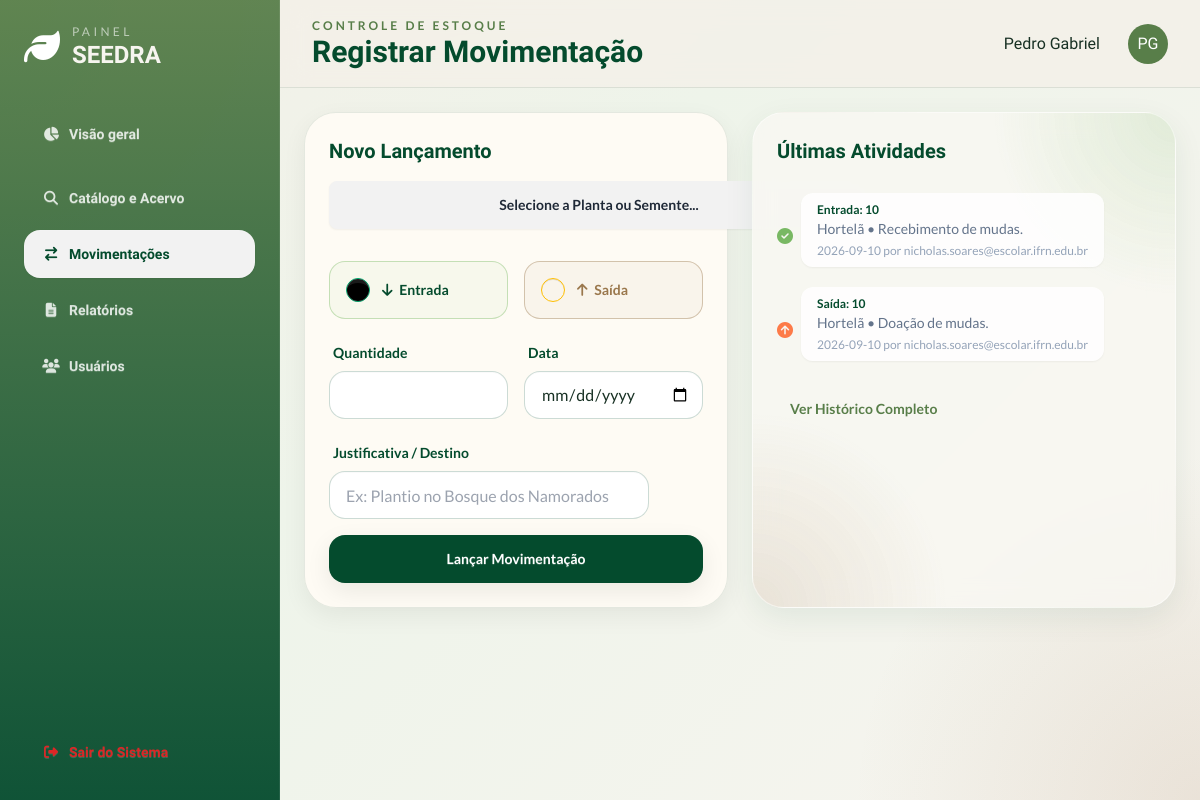
/movimentacao/ (signed in), run on the app's committed database.
### models.py (models this page shows, shortened)
class Usuarios(db.Model, UserMixin):
    __tablename__ = 'usuarios'
    id = db.Column(db.Integer, primary_key = True)
    nome = db.Column(db.String(50), nullable = False)
    email = db.Column(db.String(50), nullable = False, unique = True)
    senha = db.Column(db.String(), nullable = False)
    usuario_instituicoes = db.relationship('UsuarioInstituicoes', back_populates = 'usuarios')

class Movimentacao(db.Model):
    __tablename__='movimentacao'
    id = db.Column(db.Integer, primary_key = True)
    id_item = db.Column(db.Integer, db.ForeignKey("items.id"), nullable = False)
    data_move = db.Column(db.Date, nullable = False)
    Typ = db.Column(db.String(10), nullable = False)
    quantidade = db.Column(db.Integer, nullable = False)
    justificativa = db.Column(db.Text, nullable = False)
    operador = db.Column(db.String(40), nullable = False)
    item = db.relationship('Item', back_populates = 'movimentacoes', lazy = True)

class Item(db.Model):
    __tablename__= 'items'
    id = db.Column(db.Integer, primary_key = True)
    nome = db.Column(db.String(50), nullable = False, unique = True)
    quantidade = db.Column(db.Integer, nullable = False, default = 0)
    n_cientifico = db.Column(db.String(50), nullable = False , unique = True)
    categoria = db.Column(db.String(20), nullable = False)
    deficit_limit = db.Column(db.Integer, nullable = False, default = 0)
    obs = db.Column(db.Text)
    data_cadastro = db.Column(db.Date, nullable = False)
    movimentacoes = db.relationship('Movimentacao', back_populates = 'item', lazy = True)

### controllers/movimentacoes.py (the view, shortened to what this page needs)
@bp_movimentacao.route('/', methods = ['GET', 'POST'])
@login_required
def movimentacao():
    itens = Item.query.order_by(Item.nome).all()
    movimentacoes = Movimentacao.query.all()
    if movimentacoes:
        return render_template('movimentacao.html',itens=itens, movimentacoes=movimentacoes)
    else:
       flash("Nenhuma movimentação encontrada!")
       return render_template('movimentacao.html',itens=itens)

### app.py (called while the page is built)
@login_manager.user_loader
def load_user(user_id):
    return Usuarios.query.get(int(user_id))

### controllers/login.py (called while the page is built)
def login_required(f):
  @wraps(f)
  def decorated_function(*args, **kwargs):
      if 'usuarios_id' not in session:
         flash("Faça login primeiro!", 'erro')
         return redirect(url_for('login.login'))
      return f(*args, **kwargs)
  return decorated_function

### templates/movimentacao.html (shortened to what this page needs)
{% extends 'base.html' %}
{% set page_id = 'movimentacoes'%}
{% block header_subtitle %}Controle de Estoque{% endblock %}
{% block header_title %}Registrar Movimentação{% endblock %}
{% block content %}
<div class="grid grid-cols-1 lg:grid-cols-2 gap-6">
    <div class="soft-card rounded-[2rem] p-6 self-start">
        <h3 class="text-xl font-extrabold text-seedra-leafDark mb-4">Novo Lançamento</h3>
        <form action="{{ url_for('movimentacao.movimentacao') }}" method="POST" class="space-y-4 font-lato">
            <div class="relative inline-block w-[540px]">
                <button id="btn_lista_planta" type="button" class="btn w-full">
                    <span id="span_planta">Selecione a Planta ou Semente...</span>
                </button>
            </div>
            <div class="grid grid-cols-2 gap-4 my-4">
                <label class="label cursor-pointer justify-start gap-3 p-4 rounded-2xl border border-seedra-leafLight/40 bg-seedra-leafLight/5 hover:bg-seedra-leafLight/10 transition">
                    <input type="radio" name="tipo_mov" value="Entrada" class="radio radio-success" checked/>
                    <span class="label-text font-bold text-seedra-leafDark"><i class="fa-solid fa-arrow-down mr-1"></i> Entrada</span>
                </label>
                <label class="label cursor-pointer justify-start gap-3 p-4 rounded-2xl border border-seedra-seedBrown/40 bg-seedra-seedBrown/5 hover:bg-seedra-seedBrown/10 transition">
                    <input type="radio" name="tipo_mov" value="Saída" class="radio radio-warning" />
                    <span class="label-text font-bold text-seedra-seedBrown"><i class="fa-solid fa-arrow-up mr-1"></i> Saída</span>
                </label>
            </div>
            <div class="grid grid-cols-2 gap-4">
                <div class="form-control">
                    <label class="label"><span class="label-text font-bold text-seedra-leafDark">Quantidade</span></label>
                    <input type="number" name="quantidade" class="input input-bordered rounded-2xl bg-white border-seedra-leafDark/20" required />
                </div>
                <div class="form-control">
                    <label class="label"><span class="label-text font-bold text-seedra-leafDark">Data</span></label>
                    <input type="date" name="data_move" class="input input-bordered rounded-2xl bg-white border-seedra-leafDark/20" required />
                </div>
            </div>
            <div class="form-control">
                <label class="label"><span class="label-text font-bold text-seedra-leafDark">Justificativa / Destino</span></label>
                <input type="text" name="justificativa" class="input input-bordered rounded-2xl bg-white border-seedra-leafDark/20" placeholder="Ex: Plantio no Bosque dos Namorados" required />
            </div>
            <button type="submit" class="btn btn-block rounded-2xl border-0 bg-seedra-leafDark hover:bg-seedra-leafMid text-white mt-4 shadow-card">Lançar Movimentação</button>
        </form>
    </div>
    <div class="glass-card rounded-[2rem] p-6 h-full bg-organic">
        <h3 class="text-xl font-extrabold text-seedra-leafDark mb-6">Últimas Atividades</h3>
        <ul class="timeline timeline-vertical timeline-compact font-lato">
            {% for mov in movimentacoes %}
                <li>
                    <div class="timeline-middle text-seedra-leafLight"><i class="{% if mov.Typ == 'Entrada' %}fa-solid fa-circle-check {% else %} fa-solid fa-circle-arrow-up text-[#FF4500]/70 {% endif %}"></i></div>
                    <div class="timeline-end timeline-box bg-white/80 border-0 shadow-sm rounded-xl mb-4 ml-2">
                        <span class="font-bold text-seedra-leafDark block">{{mov.Typ}}: {{mov.quantidade}}</span>
                        <span class="text-sm text-slate-500">{{mov.item.nome}} • {{mov.justificativa}}</span>
                        <p class="text-xs text-slate-400 mt-1">{{mov.data_move}} por {{mov.operador}}</p>
                    </div>
                </li>
            {% endfor %}
        </ul>
        <a href="#" class="btn btn-ghost btn-sm text-seedra-leafMid mt-4 font-lato">Ver Histórico Completo</a>
    </div>
</div>
{% endblock %}

### templates/base.html (shortened to what this page needs)
<!DOCTYPE html>
<html lang="pt-BR" data-theme="light">
<head>
  <link rel="stylesheet" href="/static/css/style.css" />
  <link href="https://cdn.jsdelivr.net/npm/daisyui@5" rel="stylesheet" type="text/css" />
  <script src="https://cdn.jsdelivr.net/npm/@tailwindcss/browser@4"></script>
  <script src="/static/js/tailwind.config.js" defer></script>
  <script src="https://cdn.tailwindcss.com"></script>
  <link href="https://cdn.jsdelivr.net/npm/daisyui@4.12.10/dist/full.min.css" rel="stylesheet" type="text/css" />
  <link rel="stylesheet" href="https://cdnjs.cloudflare.com/ajax/libs/font-awesome/6.4.0/css/all.min.css">
</head>
<body class="font-sans">
  <div class="dashboard-shell">
    <aside class="sidebar p-5 lg:p-6 flex flex-col gap-6">
      <div class="flex items-center gap-3">
        <i class="fa-solid fa-leaf text-4xl text-white"></i>
        <div>
          <p class="text-xs uppercase tracking-[0.28em] text-white/60 font-lato">Painel</p>
          <h1 class="text-2xl font-extrabold leading-tight">SEEDRA</h1>
        </div>
      </div>
      {% block nav %}
        <nav class="space-y-2 mt-4">
          <a href="{{ url_for('dashboard.dashboard') }}" class="btn btn-block justify-start  hover:bg-white/20 hover:text-white  rounded-2xl {{ 'text-seedra-leafDark border-white/10 bg-white/14' if page_id =='visao' else 'btn-ghost text-white/80 hover:bg-white/10' }}"><i class="fa-solid fa-chart-pie w-5"></i> Visão geral</a>
          <a href="{{ url_for('catalogo.catalogo') }}" class="btn btn-block justify-start  hover:bg-white/20 hover:text-white  rounded-2xl {{ 'text-seedra-leafDark border-white/10 bg-white/14' if page_id =='catalogo' else 'btn-ghost text-white/80 hover:bg-white/10' }}"><i class="fa-solid fa-magnifying-glass w-5"></i>Catálogo e Acervo</a>
          <a href="{{ url_for('movimentacao.movimentacao') }}" class="btn btn-block justify-start  hover:bg-white/20 hover:text-white  rounded-2xl {{ 'text-seedra-leafDark border-white/10 bg-white/14' if page_id =='movimentacoes' else 'btn-ghost text-white/80 hover:bg-white/10' }}"><i class="fa-solid fa-arrow-right-arrow-left w-5"></i>Movimentações</a>
          <a href="{{ url_for('relatorios.relatorios') }}" class="btn btn-block justify-start  hover:bg-white/20 hover:text-white  rounded-2xl {{ 'text-seedra-leafDark border-white/10 bg-white/14' if page_id =='relatorios' else 'btn-ghost text-white/80 hover:bg-white/10' }}"><i class="fa-solid fa-file-lines w-5"></i>Relatórios</a>
          <a href="{{ url_for('usuarios.usuarios') }}" class="btn btn-block justify-start  hover:bg-white/20 hover:text-white  rounded-2xl {{ 'text-seedra-leafDark border-white/10 bg-white/14' if page_id =='usuarios' else 'btn-ghost text-white/80 hover:bg-white/10' }}"><i class="fa-solid fa-users w-5"></i>Usuários</a>
        </nav>
      {% endblock %}
      <div class="mt-auto">
        <a href="{{ url_for('logout.logout') }}" class="btn btn-block justify-start btn-ghost text-red-600  hover:scale-110  hover:bg-transparent rounded-2xl"><i class="fa-solid fa-right-from-bracket w-5"></i> Sair do Sistema</a>
      </div>
    </aside>
    <header class="topbar px-5 lg:px-8 flex items-center justify-between gap-4">
      <div>
        <p class="text-xs uppercase tracking-[0.25em] text-seedra-leafMid font-semibold font-lato">{% block header_subtitle %}SEEDRA{% endblock %}</p>
        <h2 class="text-2xl md:text-3xl font-extrabold text-seedra-leafDark">{% block header_title %}Painel de Controle{% endblock %}</h2>
      </div>
      <div class="flex items-center gap-3">
        <span>{% if current_user.is_authenticated %}{{current_user.nome}} {% endif %}</span>
        <div class="avatar placeholder ml-4">
          <div class="avatar bg-seedra-leafMid text-white rounded-full w-10">
            <span>PG</span>
          </div>
        </div>
      </div>
    </header>
    <main class="main">
      {% block content %}
      {% endblock %}
    </main>
  </div>
</body>
</html>

### static/css/style.css (style rules this page uses)
:root { --leaf-dark: #044b2d; --leaf-mid: #587e49; --leaf-light: #78b863; --seed-brown: #9a774c; --seed-sand: #ddd1ae; --seed-mist: #d9d6cc; --deep-forest: #001500; --stone: #888784; --cloud: #d9d9d9; --surface: rgba(249, 248, 243, 0.78); --surface-strong: rgba(255, 252, 246, 0.9); --line: rgba(4, 75, 45, 0.10); }
html, body { height: 100%; overflow: hidden; scroll-behavior: smooth; }
body { font-family: 'Balsamiq Sans', sans-serif; background: radial-gradient(circle at top left, rgba(120,184,99,0.18), transparent 20%), radial-gradient(circle at bottom right, rgba(154,119,76,0.14), transparent 24%), linear-gradient(135deg, #f4f0e8 0%, #eef4ea 40%, #f7f4ef 100%); color: #183124; }
.dashboard-shell { display: grid; grid-template-columns: 280px 1fr; grid-template-rows: 88px 1fr; height: 100dvh; }
.sidebar { grid-row: 1 / -1; overflow-y: auto; background: linear-gradient(180deg, rgba(88,126,73,0.94), rgba(4,75,45,0.95)); color: #f7f5ef; border-right: 1px solid rgba(255,255,255,0.08); }
.topbar { grid-column: 2; position: sticky; top: 0; z-index: 10; background: rgba(244, 240, 232, 0.78); backdrop-filter: blur(14px); border-bottom: 1px solid var(--line); }
.main { grid-column: 2; overflow-y: auto; padding: 1.5rem; }
.glass-card { background: var(--surface); border: 1px solid rgba(255,255,255,0.5); box-shadow: 0 10px 30px rgba(4,75,45,0.08); backdrop-filter: blur(12px); }
.soft-card { background: var(--surface-strong); border: 1px solid var(--line); box-shadow: 0 8px 24px rgba(0, 21, 0, 0.06); }

### data on the page
Usuarios: nome "Pedro Gabriel"
Movimentacao: Typ "Entrada", quantidade "10", item.nome "Hortelã", justificativa "Recebimento de mudas.", data_move "2026-09-10", operador "nicholas.soares@escolar.ifrn.edu.br"
Movimentacao: Typ "Saída", quantidade "10", item.nome "Hortelã", justificativa "Doação de mudas.", data_move "2026-09-10", operador "nicholas.soares@escolar.ifrn.edu.br"
